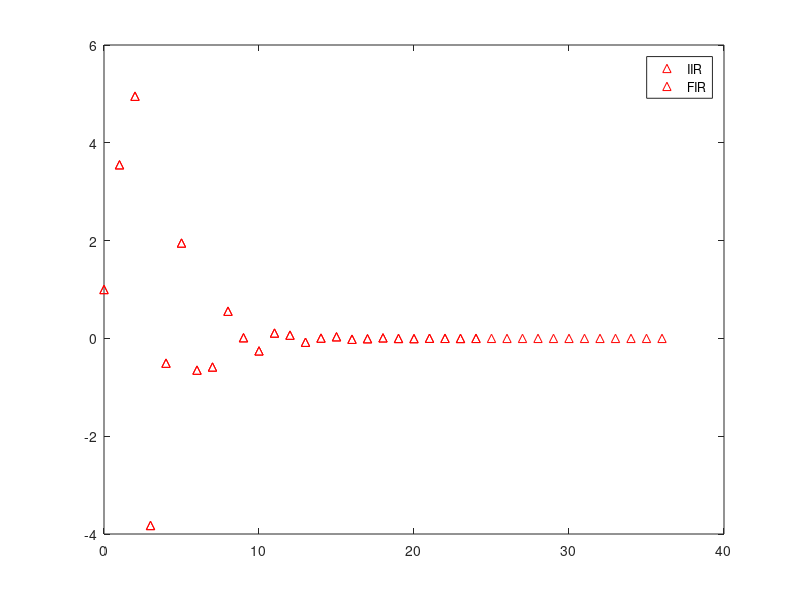
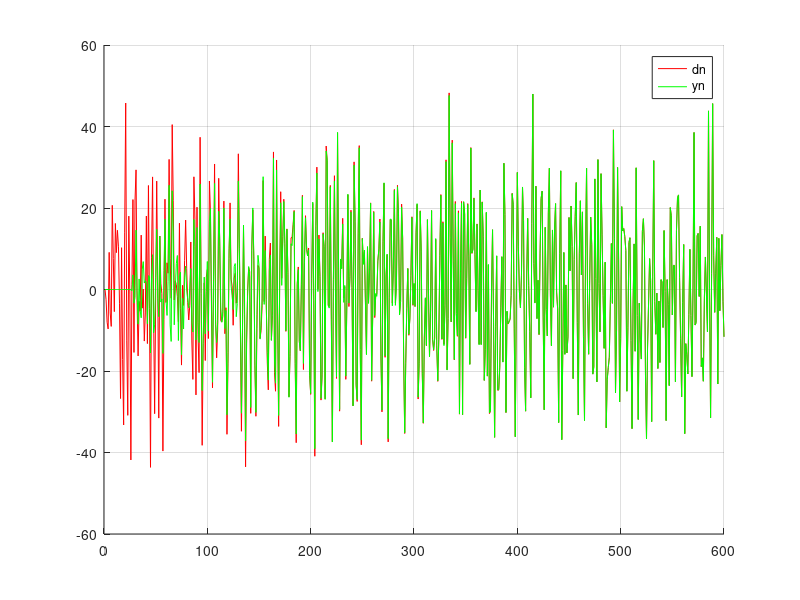

Write the MATLAB code that produced these figures, in order.
clear all; close all;
%% Paramters
a=4; 
N=25; %length of H filter
M=600; %length of input signal
xn=2*a*(rand(1,M)-0.5); %input signal
hk=zeros(1,N); % initialize with zeros
b=[1 4 7]; % b coefficients (numerator)
a=[1 0.45 0.45 ]; % a coefficients (denominator)
dn=filter(b,a,xn); %creating the IIR filter
delta=0.00333333; %Convergence rate
%% Algorithm:
for n=N:M
    xn_k=xn(n:-1:n-N+1);
   
    y(n)=xn_k*hk';
    e(n)=dn(n)-y(n); %error vector
    hk=hk+delta*xn_k*e(n); % update the impulse response
end
%% Plotting:
figure(1)
impz(b,a)
hold on
impz(hk)
legend('IIR','FIR');
hold off
figure(2)
hold on;
plot(dn,'r');
plot(y,'g');
legend('dn','yn');
grid on
hold off;